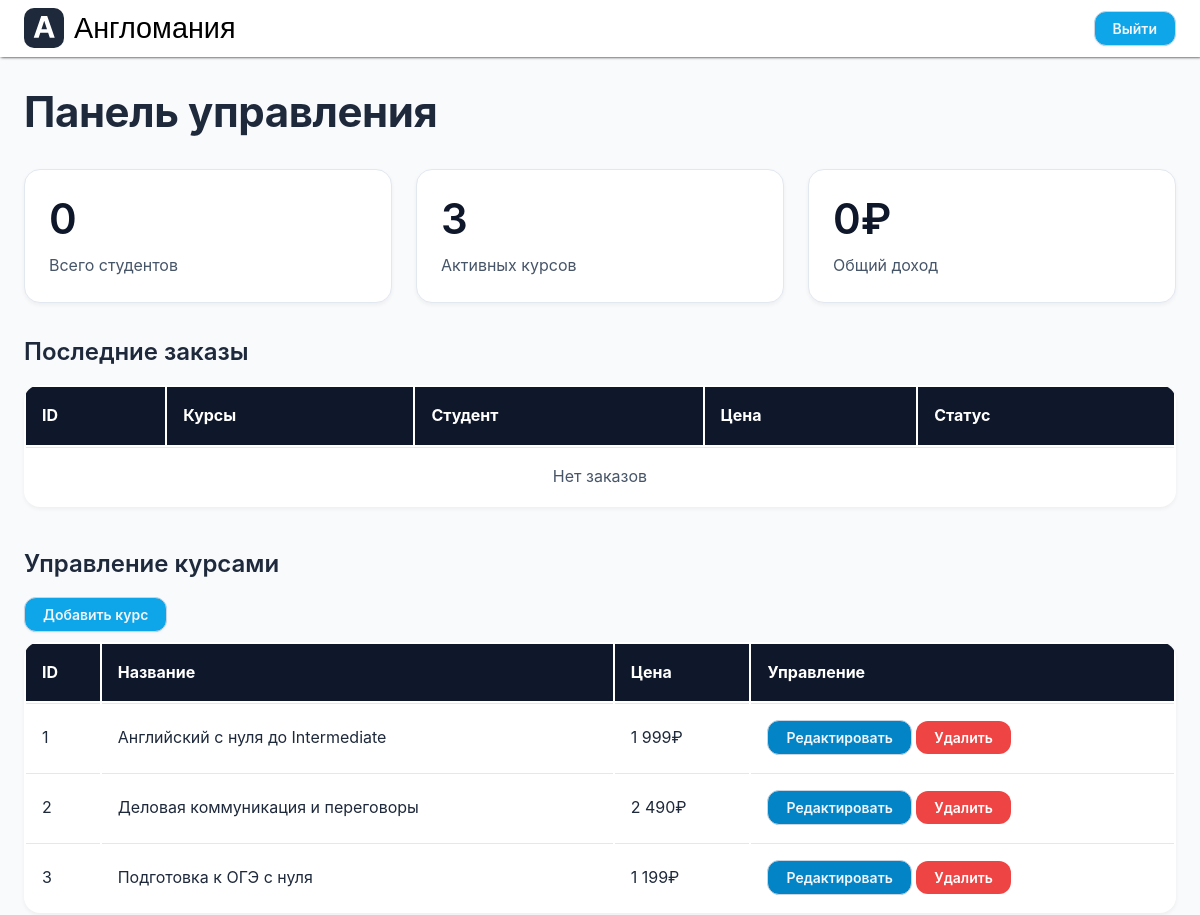
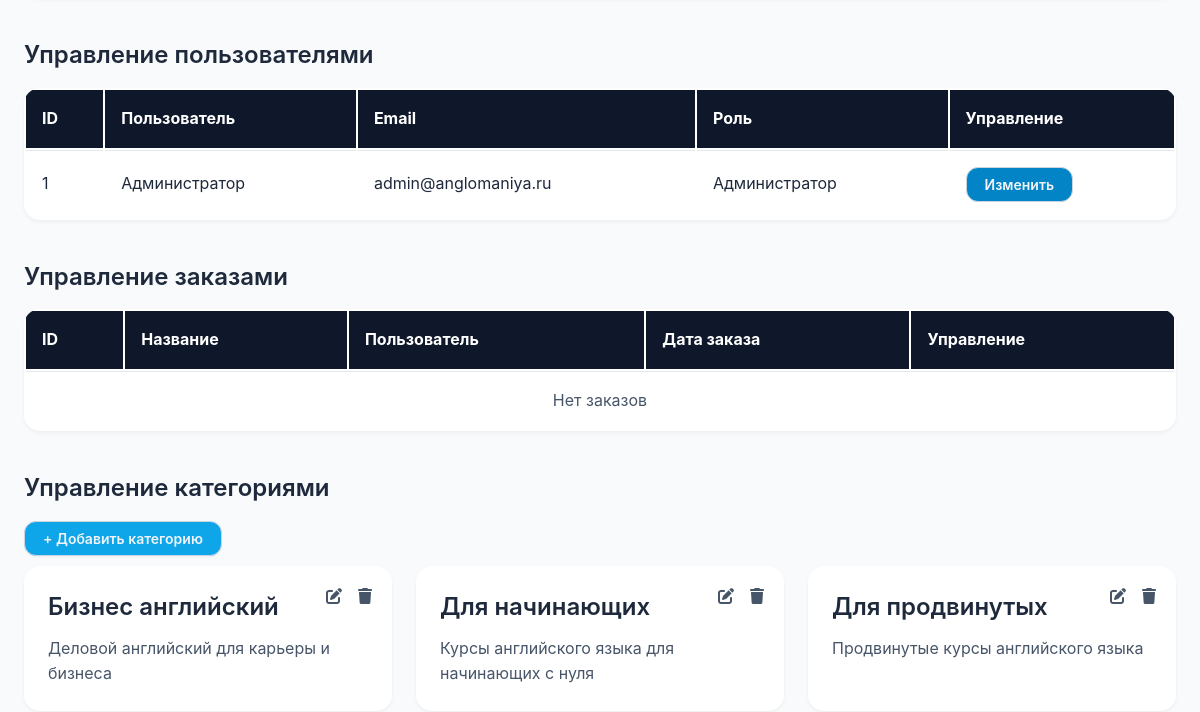
/index.php (signed in, upper part), run on an earlier commit of the app's database (2 pictures, top to bottom).
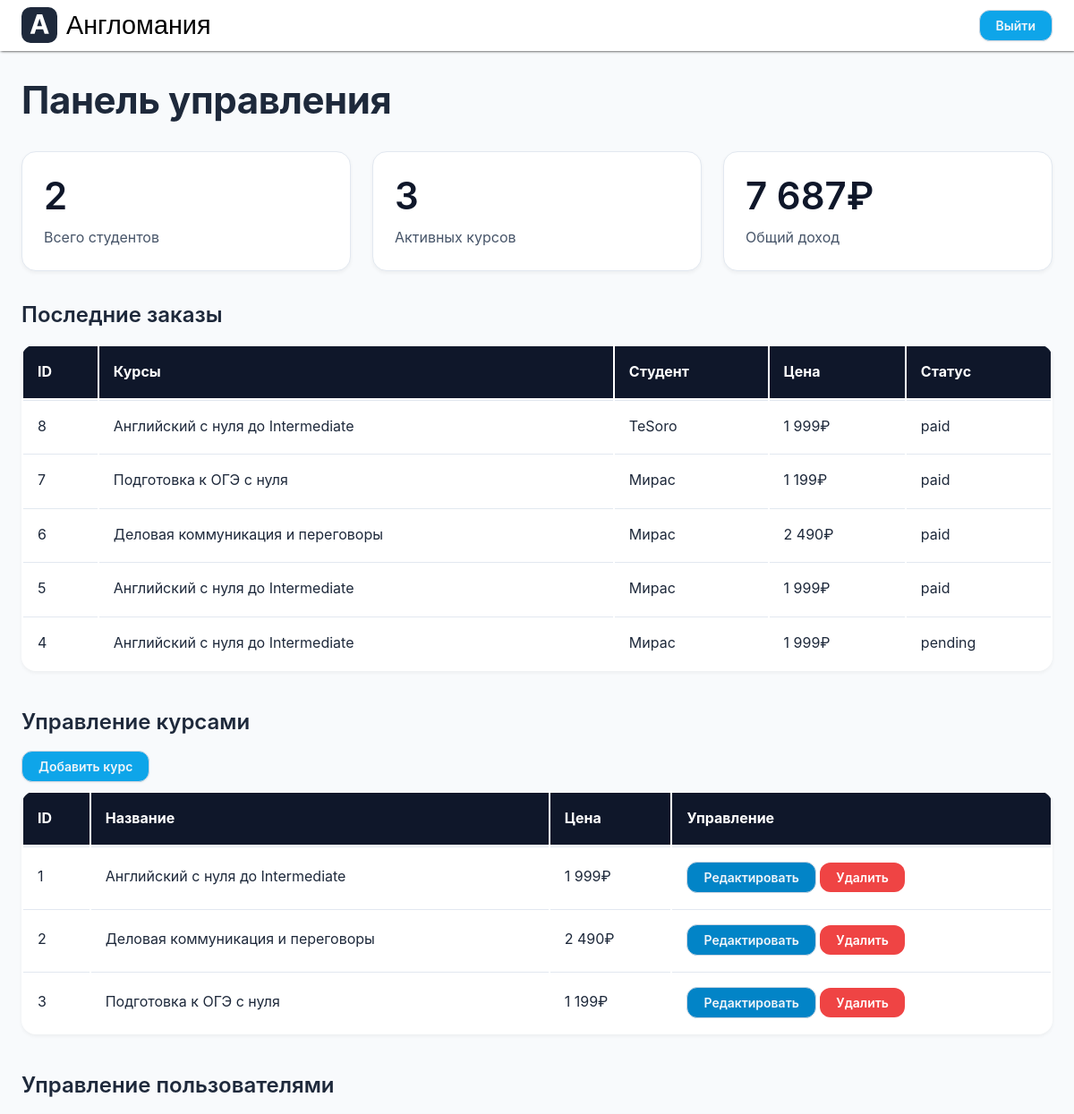
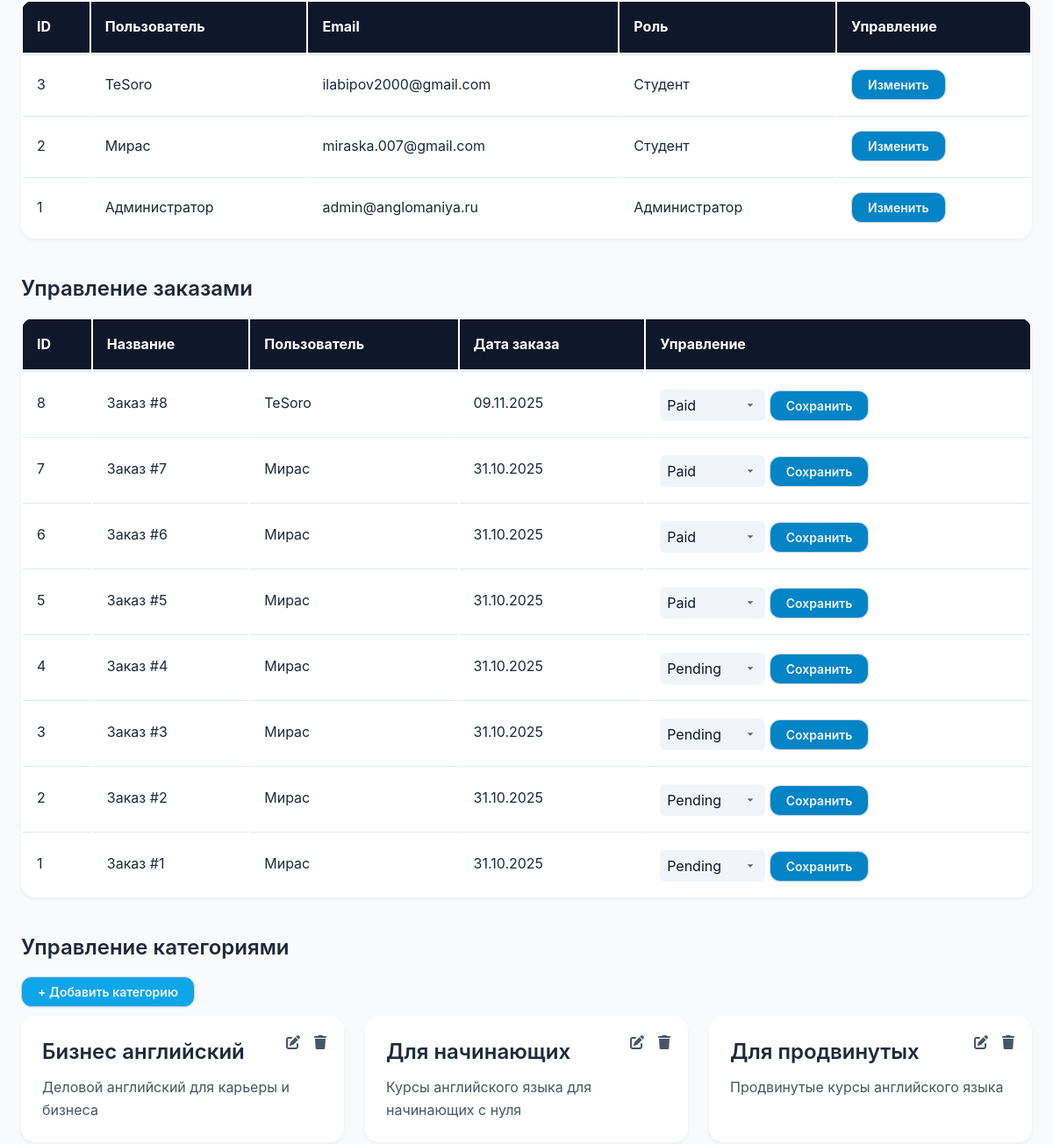
And on a later commit of the database (2 pictures, top to bottom).
### tables this page shows
CREATE TABLE `courses` (
  `id` int NOT NULL,
  `category_id` int NOT NULL,
  `title` varchar(255) NOT NULL,
  `description` text,
  `full_description` text,
  `price` decimal(10,2) NOT NULL,
  `image` varchar(255) DEFAULT NULL,
  `pdf_file` varchar(255) DEFAULT NULL,
  `rating` decimal(3,2) DEFAULT '0.00',
  `is_popular` tinyint(1) DEFAULT '0',
  `is_active` tinyint(1) DEFAULT '1',
  `created_at` timestamp NULL DEFAULT CURRENT_TIMESTAMP,
  `updated_at` timestamp NULL DEFAULT CURRENT_TIMESTAMP ON UPDATE CURRENT_TIMESTAMP
);

CREATE TABLE `users` (
  `id` int NOT NULL,
  `email` varchar(255) NOT NULL,
  `password` varchar(255) NOT NULL,
  `name` varchar(255) NOT NULL,
  `avatar` varchar(255) DEFAULT NULL,
  `role` enum('student','admin') DEFAULT 'student',
  `created_at` timestamp NULL DEFAULT CURRENT_TIMESTAMP,
  `updated_at` timestamp NULL DEFAULT CURRENT_TIMESTAMP ON UPDATE CURRENT_TIMESTAMP
);

CREATE TABLE `categories` (
  `id` int NOT NULL,
  `name` varchar(255) NOT NULL,
  `description` text,
  `slug` varchar(255) NOT NULL,
  `created_at` timestamp NULL DEFAULT CURRENT_TIMESTAMP,
  `updated_at` timestamp NULL DEFAULT CURRENT_TIMESTAMP ON UPDATE CURRENT_TIMESTAMP
);

CREATE TABLE `orders` (
  `id` int NOT NULL,
  `user_id` int NOT NULL,
  `total_amount` decimal(10,2) NOT NULL,
  `status` enum('pending','paid','cancelled') DEFAULT 'pending',
  `payment_id` varchar(255) DEFAULT NULL,
  `created_at` timestamp NULL DEFAULT CURRENT_TIMESTAMP,
  `updated_at` timestamp NULL DEFAULT CURRENT_TIMESTAMP ON UPDATE CURRENT_TIMESTAMP
);

### db/database.php (called while the page is built, shortened)
<?php
function getDBConnection() {
    static $pdo = null;
    if ($pdo === null) {
        try {
            $dsn = "mysql:host=" . DB_HOST . ";dbname=" . DB_NAME . ";charset=" . DB_CHARSET;
            $options = [
                PDO::ATTR_ERRMODE => PDO::ERRMODE_EXCEPTION,
                PDO::ATTR_DEFAULT_FETCH_MODE => PDO::FETCH_ASSOC,
                PDO::ATTR_EMULATE_PREPARES => false,
            ];
            $pdo = new PDO($dsn, DB_USER, DB_PASS, $options);
        } catch (PDOException $e) {
            die("Ошибка подключения к базе данных: " . $e->getMessage());
        }
    }
    return $pdo;
}
function query($sql, $params = []) {
    $pdo = getDBConnection();
    $stmt = $pdo->prepare($sql);
    $stmt->execute($params);
    return $stmt->fetchAll();
}
function queryOne($sql, $params = []) {
    $pdo = getDBConnection();
    $stmt = $pdo->prepare($sql);
    $stmt->execute($params);
    return $stmt->fetch();
}
?>

### includes/courses.php (called while the page is built, shortened)
<?php
require_once __DIR__ . '/../db/database.php';
function getCourses($filters = []) {
    $sql = "SELECT c.*, cat.name as category_name, cat.slug as category_slug,
                   COALESCE(AVG(r.rating), 0) as calculated_rating,
                   COUNT(r.id) as review_count
            FROM courses c
            JOIN categories cat ON c.category_id = cat.id
            LEFT JOIN reviews r ON c.id = r.course_id
            WHERE c.is_active = 1";
    $params = [];
    $sql .= " GROUP BY c.id";
    $orderBy = " ORDER BY c.created_at DESC";
    $sql .= $orderBy;
    return query($sql, $params);
}
function getCategories() {
    return query("SELECT * FROM categories ORDER BY name ASC");
}
?>

### pages/admin.php (the view, shortened to what the changed rows need)
<?php
require_once __DIR__ . '/../includes/courses.php';
$totalStudents = queryOne("SELECT COUNT(*) as count FROM users WHERE role = 'student'")['count'] ?? 0;
$activeCourses = queryOne("SELECT COUNT(*) as count FROM courses WHERE is_active = 1")['count'] ?? 0;
$totalRevenue = queryOne("SELECT SUM(total_amount) as sum FROM orders WHERE status = 'paid'")['sum'] ?? 0;
$recentOrders = query("
    SELECT o.id, o.total_amount, o.status, u.name as user_name, GROUP_CONCAT(c.title SEPARATOR ', ') as courses
    FROM orders o
    JOIN users u ON o.user_id = u.id
    JOIN order_items oi ON o.id = oi.order_id
    JOIN courses c ON oi.course_id = c.id
    GROUP BY o.id
    ORDER BY o.created_at DESC LIMIT 5");
$courses = getCourses();
$users = query("SELECT * FROM users ORDER BY created_at DESC");
$orders = query("SELECT o.*, u.name as user_name FROM orders o JOIN users u ON o.user_id = u.id ORDER BY o.created_at DESC");
$categories = getCategories();
?>
<section class="admin-dashboard">
    <div class="container">
        <h1 class="display-md" style="margin-top: 30px;">Панель управления</h1>
        <div class="stats-grid">
            <div class="stat-card">
                <h2 class="stat-number"><?php echo number_format($totalStudents, 0, ',', ' '); ?></h2>
                <p class="stat-label">Всего студентов</p>
            </div>
            <div class="stat-card">
                <h2 class="stat-number"><?php echo $activeCourses; ?></h2>
                <p class="stat-label">Активных курсов</p>
            </div>
            <div class="stat-card">
                <h2 class="stat-number"><?php echo number_format($totalRevenue, 0, ',', ' '); ?>₽</h2>
                <p class="stat-label">Общий доход</p>
            </div>
        </div>
        <div class="section">
            <div class="">
                <h2 class="heading-md">Последние заказы</h2>
            </div>
            <table class="admin-table">
                <thead>
                    <tr>
                        <th>ID</th>
                        <th>Курсы</th>
                        <th>Студент</th>
                        <th>Цена</th>
                        <th>Статус</th>
                    </tr>
                </thead>
                <tbody>
                    <?php if (empty($recentOrders)): ?>
                        <tr>
                            <td colspan="5" style="text-align: center; color: var(--gray-600);">Нет заказов</td>
                        </tr>
                    <?php else: ?>
                        <?php foreach ($recentOrders as $order): ?>
                            <tr>
                                <td><?php echo $order['id']; ?></td>
                                <td><?php echo htmlspecialchars($order['courses']); ?></td>
                                <td><?php echo htmlspecialchars($order['user_name']); ?></td>
                                <td><?php echo number_format($order['total_amount'], 0, ',', ' '); ?>₽</td>
                                <td><?php echo $order['status']; ?></td>
                            </tr>
                        <?php endforeach; ?>
                    <?php endif; ?>
                </tbody>
            </table>
        </div>
        <div class="section">
            <div class="">
                <h2 class="heading-md">Управление курсами</h2>
                <button class="btn btn-primary" onclick="openModal('addCourseModal')">Добавить курс</button>
            </div>
            <table class="admin-table">
                <thead>
                    <tr>
                        <th>ID</th>
                        <th>Название</th>
                        <th>Цена</th>
                        <th>Управление</th>
                    </tr>
                </thead>
                <tbody>
                    <?php if (empty($courses)): ?>
                        <tr>
                            <td colspan="4" style="text-align: center; color: var(--gray-600);">Нет курсов</td>
                        </tr>
                    <?php else: ?>
                        <?php foreach ($courses as $course): ?>
                            <tr>
                                <td><?php echo $course['id']; ?></td>
                                <td><?php echo htmlspecialchars($course['title']); ?></td>
                                <td><?php echo number_format($course['price'], 0, ',', ' '); ?>₽</td>
                                <td>
                                    <button class="btn btn-secondary" onclick="openEditCourseModal('<?php echo str_replace("\'", "\\\'", json_encode($course)); ?>')">Редактировать</button>
                                    <form method="POST" style="display: inline;" onsubmit="return confirm('Удалить курс?');">
                                        <button type="submit" class="btn btn-danger">Удалить</button>
                                    </form>
                                </td>
                            </tr>
                        <?php endforeach; ?>
                    <?php endif; ?>
                </tbody>
            </table>
        </div>
        <div class="section">
            <div class="">
                <h2 class="heading-md">Управление пользователями</h2>
            </div>
            <table class="admin-table">
                <thead>
                    <tr>
                        <th>ID</th>
                        <th>Пользователь</th>
                        <th>Email</th>
                        <th>Роль</th>
                        <th>Управление</th>
                    </tr>
                </thead>
                <tbody>
                    <?php if (empty($users)): ?>
                        <tr>
                            <td colspan="5" style="text-align: center; color: var(--gray-600);">Нет пользователей</td>
                        </tr>
                    <?php else: ?>
                        <?php foreach ($users as $user): ?>
                            <tr>
                                <td><?php echo $user['id']; ?></td>
                                <td><?php echo htmlspecialchars($user['name']); ?></td>
                                <td><?php echo htmlspecialchars($user['email']); ?></td>
                                <td><?php echo $user['role'] === 'admin' ? 'Администратор' : 'Студент'; ?></td>
                                <td>
                                    <button class="btn btn-secondary" onclick="openEditUserModal('<?php echo str_replace("\'", "\\\'", json_encode($user)); ?>')">Изменить</button>
                                </td>
                            </tr>
                        <?php endforeach; ?>
                    <?php endif; ?>
                </tbody>
            </table>
        </div>
        <div class="section">
            <div class="">
                <h2 class="heading-md">Управление заказами</h2>
            </div>
            <table class="admin-table">
                <thead>
                    <tr>
                        <th>ID</th>
                        <th>Название</th>
                        <th>Пользователь</th>
                        <th>Дата заказа</th>
                        <th>Управление</th>
                    </tr>
                </thead>
                <tbody>
                    <?php if (empty($orders)): ?>
                        <tr>
                            <td colspan="5" style="text-align: center; color: var(--gray-600);">Нет заказов</td>
                        </tr>
                    <?php else: ?>
                        <?php foreach ($orders as $order): ?>
                            <tr>
                                <td><?php echo $order['id']; ?></td>
                                <td>Заказ #<?php echo $order['id']; ?></td>
                                <td><?php echo htmlspecialchars($order['user_name']); ?></td>
                                <td><?php echo date('d.m.Y', strtotime($order['created_at'])); ?></td>
                                <td>
                                    <form method="POST" style="display: inline;">
                                        <select name="status">
                                            <option value="pending" <?php echo $order['status'] === 'pending' ? 'selected' : ''; ?>>Pending</option>
                                            <option value="paid" <?php echo $order['status'] === 'paid' ? 'selected' : ''; ?>>Paid</option>
                                        </select>
                                        <button type="submit" class="btn btn-secondary">Сохранить</button>
                                    </form>
                                </td>
                            </tr>
                        <?php endforeach; ?>
                    <?php endif; ?>
                </tbody>
            </table>
        </div>
        <div class="section">
            <div class="">
                <h2 class="heading-md">Управление категориями</h2>
                <button class="btn btn-primary" style="margin-bottom: 10px;" onclick="openModal('addCategoryModal')">+ Добавить категорию</button>
            </div>
            <div class="categories-grid">
                <?php if (empty($categories)): ?>
                    <p style="text-align: center; color: var(--gray-600);">Нет категорий</p>
                <?php else: ?>
                    <?php foreach ($categories as $category): ?>
                        <div class="category-card">
                            <div class="category-actions">
                                <button class="icon-btn" onclick="openEditCategoryModal('<?php echo str_replace("\'", "\\\'", json_encode($category)); ?>')"><i class="fas fa-edit"></i></button>
                                <form method="POST" style="display: inline;" onsubmit="return confirm('Удалить категорию?');">
                                    <button type="submit" class="icon-btn"><i class="fas fa-trash"></i></button>
                                </form>
                            </div>
                            <h3 class="heading-md"><?php echo htmlspecialchars($category['name']); ?></h3>
                            <p class="body-md" style="color: var(--gray-600); margin-top: 12px;"><?php echo htmlspecialchars($category['description']); ?></p>
                        </div>
                    <?php endforeach; ?>
                <?php endif; ?>
            </div>
        </div>
    </div>
</section>

What changed in the data, as far as the page shows it:
added orders: id "8", courses "Английский с нуля до Intermediate", user.name "TeSoro", total_amount "1 999", status "paid", created_at "09.11.2025", status "Paid"
added orders: id "7", courses "Подготовка к ОГЭ с нуля", user.name "Мирас", total_amount "1 199", status "paid", created_at "31.10.2025", status "Paid"
added orders: id "6", courses "Деловая коммуникация и переговоры", user.name "Мирас", total_amount "2 490", status "paid", created_at "31.10.2025", status "Paid"
added orders: id "5", courses "Английский с нуля до Intermediate", user.name "Мирас", total_amount "1 999", status "paid", created_at "31.10.2025", status "Paid"
added orders: id "4", courses "Английский с нуля до Intermediate", user.name "Мирас", total_amount "1 999", status "pending", created_at "31.10.2025", status "Pending"
added users: id "3", name "TeSoro", email "ilabipov2000@gmail.com", role "Студент"
added users: id "2", name "Мирас", email "miraska.007@gmail.com", role "Студент"
added orders: id "3", user.name "Мирас", created_at "31.10.2025", status "Pending", shown under "Управление заказами"
added orders: id "2", user.name "Мирас", created_at "31.10.2025", status "Pending", shown under "Управление заказами"
added orders: id "1", user.name "Мирас", created_at "31.10.2025", status "Pending", shown under "Управление заказами"
Also different on the page:
$totalStudents: "0" → "2"
$totalRevenue: "0" → "7 687"
text no longer shown: "Нет заказов Нет заказов"
